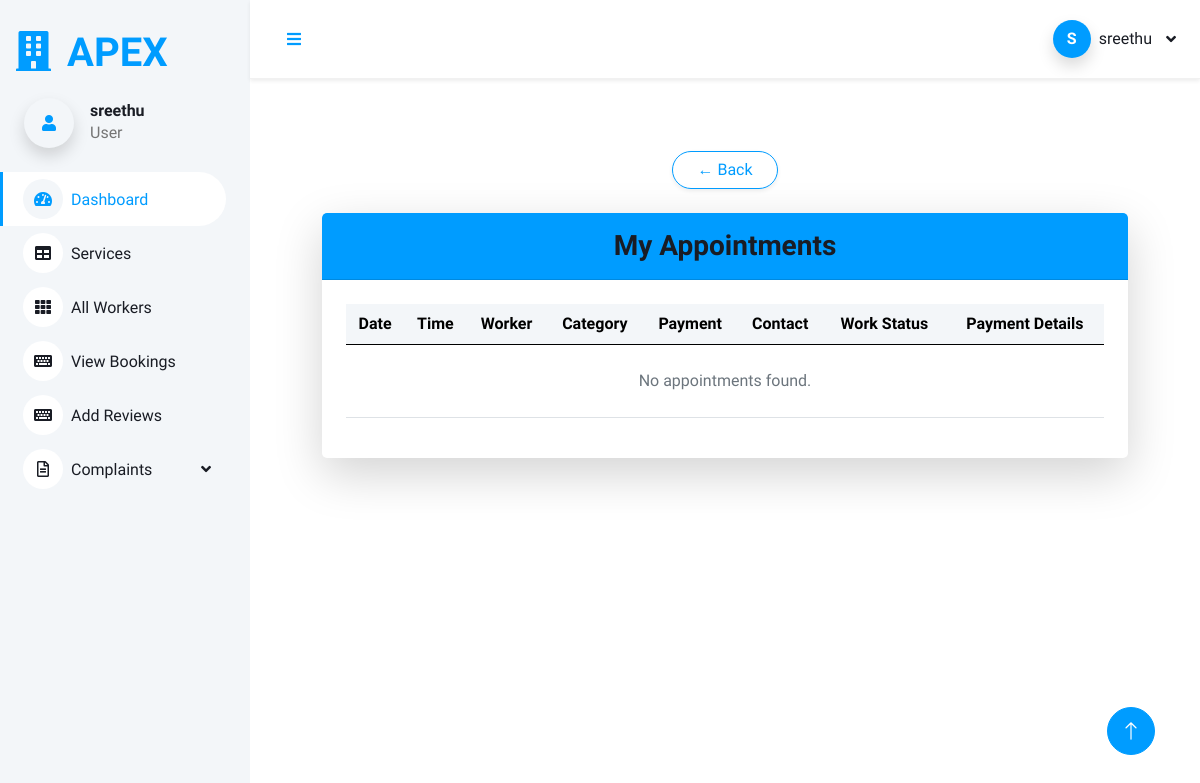
The page /user_view_appointment (signed in) on the database as committed earlier.
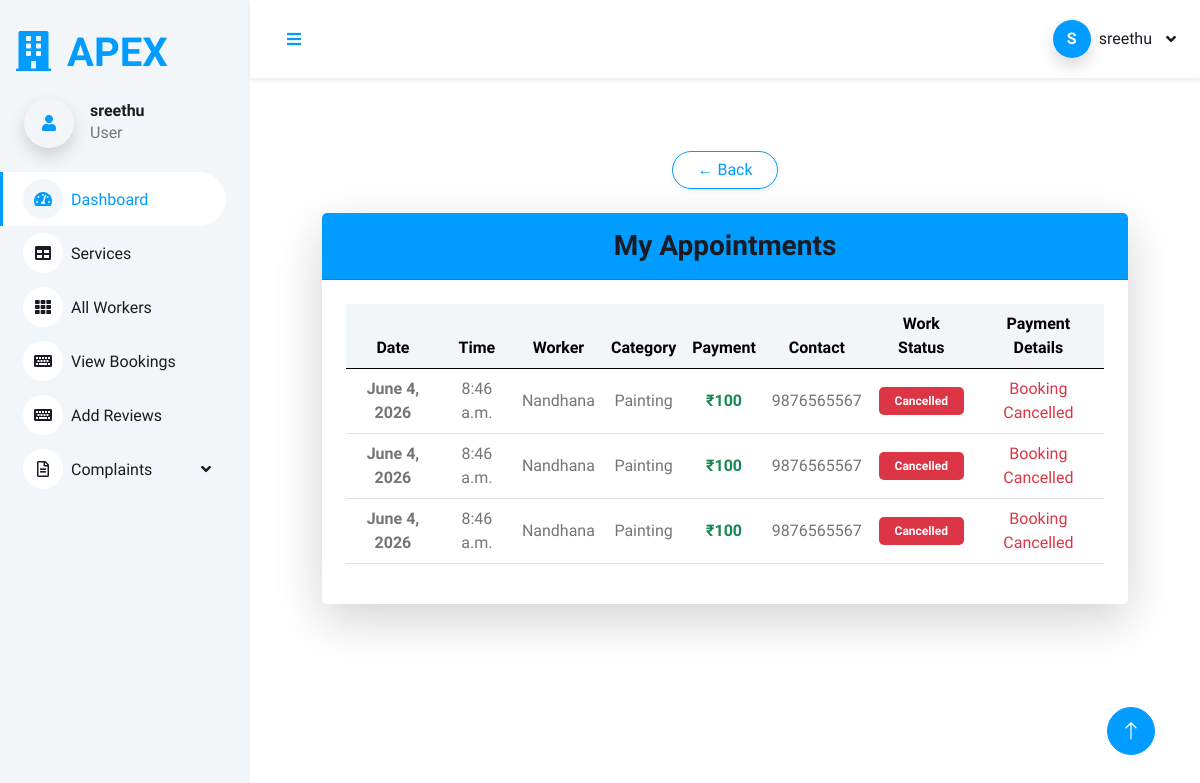
The same page on the database as committed later.
### Homeserviceapp/models.py (models this page shows, shortened)
class Appointment(models.Model):
    user = models.ForeignKey(Login, on_delete=models.CASCADE, related_name='appointment')
    user_profile = models.ForeignKey(UserRegistration, on_delete=models.CASCADE, related_name='user_profile')
    worker = models.ForeignKey(WorkerRegistration, on_delete=models.CASCADE, related_name='worker')
    availability = models.ForeignKey(Availability, on_delete=models.DO_NOTHING)
    appointment_status = models.IntegerField(default=0)
    work_status = models.BooleanField(default=False)
    payment_status = models.IntegerField(default=0)
    worker_amount = models.IntegerField(null=True, blank=True)
    worker_payment_status = models.IntegerField(default=0)
    admin_wallet = models.IntegerField(null=True, blank=True)

class Availability(models.Model):
    user = models.ForeignKey(WorkerRegistration, on_delete=models.DO_NOTHING)
    date = models.DateField()
    time = models.TimeField()
    schedule_status = models.IntegerField(default=0)
    booking_status = models.IntegerField(default=0)

class WorkerRegistration(models.Model):
    user = models.OneToOneField(Login, on_delete=models.CASCADE, related_name='worker')
    name = models.CharField(max_length=300)
    category = models.ForeignKey(Category, on_delete=models.DO_NOTHING)
    address = models.TextField()
    contact = models.IntegerField()
    paypal_email = models.CharField(max_length=200, null=True, blank=True)
    payment = models.IntegerField(null=True, blank=True)
    experience = models.IntegerField()
    image = models.ImageField(upload_to='uploads/')

class Category(models.Model):
    category = models.CharField(max_length=300)
    def __str__(self):
        return self.category

### Homeserviceapp/views.py (the view)
# urls.py: path('user_view_appointment', views.user_view_appointments, name='user_view_appointment'),
def user_view_appointments(request):
    u = UserRegistration.objects.get(user=request.user)
    data = Appointment.objects.filter(user=u.user)
    return render(request, 'user/booking_details.html', {'data': data})

### templates/user/booking_details.html (shortened to what the changed rows need)
{% extends 'user/user_dashboard.html' %}
{% block content %}
<div class="container mt-4">
    <div class="card border-0 shadow-lg rounded-4 overflow-hidden">
        <div class="card-body p-4">
            <div class="table-responsive">
                <table class="table table-hover align-middle">
                    <thead class="table-light">
                        <tr>
                            <th>Date</th>
                            <th>Time</th>
                            <th>Worker</th>
                            <th>Category</th>
                            <th>Payment</th>
                            <th>Contact</th>
                            <th>Work Status</th>
                            <th>Payment Details</th>
                        </tr>
                    </thead>
                    <tbody>
                    {% for i in data %}
                        <tr>
                            <td>
                                <strong>{{ i.availability.date }}</strong>
                            </td>
                            <td>
                                {{ i.availability.time }}
                            </td>
                            <td>
                                {{ i.worker.name }}
                            </td>
                            <td>
                                {{ i.worker.category }}
                            </td>
                            <td>
                                <span class="fw-bold text-success">
                                    ₹{{ i.worker.payment }}
                                </span>
                            </td>
                            <td>
                                {{ i.worker.contact }}
                            </td>
                            <td>
                                {% if i.appointment_status == 0 %}
                                    {% if i.availability.booking_status == 1 %}
                                        <span class="badge bg-warning text-dark px-3 py-2">
                                            Pending
                                        </span>
                                    {% elif i.availability.booking_status == 2 %}
                                        <span class="badge bg-danger px-3 py-2">
                                            Cancelled
                                        </span>
                                    {% endif %}
                                {% elif i.appointment_status == 2 %}
                                    <span class="badge bg-danger px-3 py-2">
                                        Rejected
                                    </span>
                                {% endif %}
                            </td>
                            <td>
                                {% if i.appointment_status == 0 %}
                                    {% if i.availability.booking_status == 1 %}
                                        <a href="{% url 'cancel_appointment' i.id %}"
                                           class="btn btn-danger btn-sm rounded-pill px-3"
                                           onclick="return confirm('Are you sure you want to cancel this appointment?');">
                                            Cancel
                                        </a>
                                    {% elif i.availability.booking_status == 2 %}
                                        <span class="text-danger fw-semibold">
                                            Booking Cancelled
                                        </span>
                                    {% endif %}
                                {% elif i.appointment_status == 2 %}
                                    <span class="text-danger fw-semibold">
                                        Appointment Rejected
                                    </span>
                                {% endif %}
                            </td>
                        </tr>
                    {% empty %}
                        <tr>
                            <td colspan="8" class="text-center text-muted py-4">
                                No appointments found.
                            </td>
                        </tr>
                    {% endfor %}
                    </tbody>
                </table>
            </div>
        </div>
    </div>
</div>
{% endblock %}

Rows that differ between the two databases and show on the page:
now on this page (row edited): Appointment: availability "June 4, 2026", availability.time "8:46 a.m.", worker.name "Nandhana", worker.category "Painting", worker.payment "100", worker.contact "9876565567", appointment_status "Cancelled"
now on this page (row edited): Appointment: availability "June 4, 2026", availability.time "8:46 a.m.", worker.name "Nandhana", worker.category "Painting", worker.payment "100", worker.contact "9876565567", appointment_status "Cancelled"
now on this page (row edited): Appointment: availability "June 4, 2026", availability.time "8:46 a.m.", worker.name "Nandhana", worker.category "Painting", worker.payment "100", worker.contact "9876565567", appointment_status "Cancelled"
Other text that changed with them:
text no longer shown: "No appointments found."
